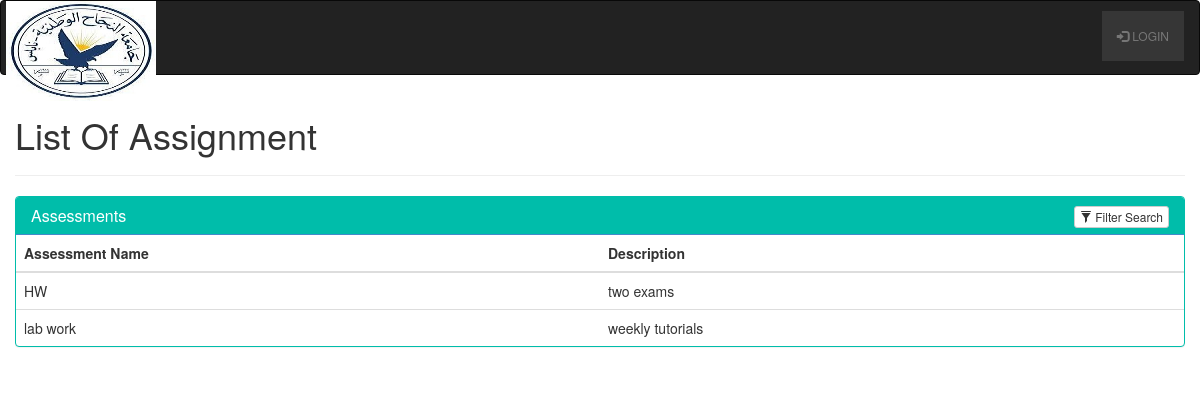
The app's page /lecturer/view-assessments.php with its own data.
### tables this page shows
CREATE TABLE `assessment` (
  `assessment_code` int(9) NOT NULL,
  `module_code` varchar(15) NOT NULL,
  `name` varchar(250) NOT NULL,
  `number_markers` int(11) NOT NULL,
  `marking_scheme` varchar(9) NOT NULL,
  `weighs` varchar(5) NOT NULL,
  `description` varchar(255) NOT NULL,
  `deadline` varchar(15) NOT NULL,
  `markers` varchar(40) NOT NULL,
  `sub_assessment` varchar(60) NOT NULL,
  `sub_assessment_description` varchar(100) NOT NULL,
  `sub_assessment_weight` int(11) NOT NULL,
  `sub_assessment_marking_scheme` varchar(50) NOT NULL,
  `sub_assessment_deadline` varchar(50) NOT NULL
);

### lecturer/view-assessments.php (the view, shortened to what this page needs)
<!DOCTYPE html>
<html>
  <?php
    include "../includes/header.php";
    include "../includes/lecturer-navbar.php";
    include "../db_handler.php";
  ?>
  <link rel="stylesheet" href="https://maxcdn.bootstrapcdn.com/bootstrap/3.3.7/css/bootstrap.min.css">
<head>
    <link rel="stylesheet" type="text/css" href="bootstrap/css/bootstrap.min.css"/>
</head>
<body>
<div class="container">
    <div class="row">
    	<h1>List Of Assignment</h1>
    	<hr>
        <div class="panel panel-primary filterable" style="border-color: #00bdaa;">
            <div class="panel-heading" style="background-color: #00bdaa;">
                <h3 class="panel-title">Assessments</h3>
                <div class="pull-right">
                    <button class="btn btn-default btn-xs btn-filter"><span class="glyphicon glyphicon-filter"></span> Filter Search</button>
                </div>
            </div>
            <table class="table">
                <thead>
                    <tr class="filters">
                        <th><input type="text" class="form-control" placeholder="Assessment Name" disabled></th>
                        <th><input type="text" class="form-control" placeholder="Description" disabled></th>
                    </tr>
                </thead>
                <tbody>
                    <?php
                        $output = '';
                        if(isset($_POST["query"]))
                        {
                         $search = mysqli_real_escape_string($conn, $_POST["query"]);
                         $query = "
                          SELECT * FROM assessment
                          WHERE assessment_name LIKE '%".$search."%'
                         ";
                        }
                        else
                        {
                         $query = "
                          SELECT * FROM assessment ORDER BY assessment_code asc
                         ";
                        }
                        $result = mysqli_query($conn, $query);
                        if(mysqli_num_rows($result) > 0)
                        {
                         while($row = mysqli_fetch_array($result))
                         {
                          $output .= '
                           <tr>
                            <td>'.$row["name"].'</td>
                            <td>'.$row["description"].'</td>
                           </tr>
                          ';
                         }
                         echo $output;
                        }
                    ?>
                    </tbody>
                </table>
            </div>
        </div>
    </div>
</body>
</html>

### includes/lecturer-navbar.php (style rules this page uses)
div { display: block; }

### lecturer/view-assessments.php (style rules this page uses)
.filterable { margin-top: 15px; }
.filterable .panel-heading .pull-right { margin-top: -20px; }
.filterable .filters input[disabled] { background-color: transparent; border: none; cursor: auto; box-shadow: none; padding: 0; height: auto; }

### records on screen
assessment: name "HW", description "two exams"
assessment: name "lab work", description "weekly tutorials"
